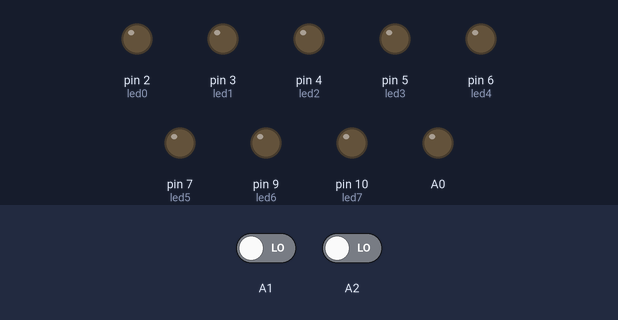
Simulated run of this sketch. Board: Arduino Uno, built with avr-gcc and run on an emulated ATmega328P. Shown: output pins drawn as LEDs (lit = HIGH). Inputs (shaded band) come from the test bench; at power-on: A1 LOW, A2 LOW.

Above: at 1.2 s.
1.3 s: A1 driven HIGH
At 1.7 s:
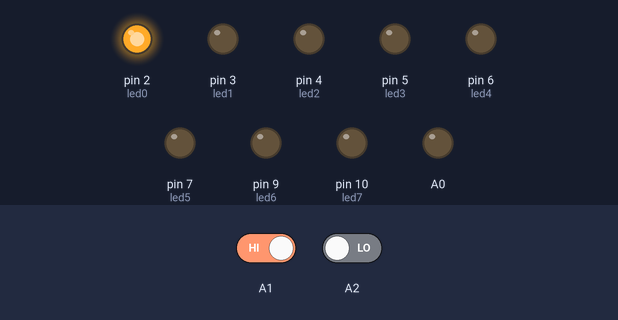
4.3 s: A1 driven LOW
At 4.7 s:
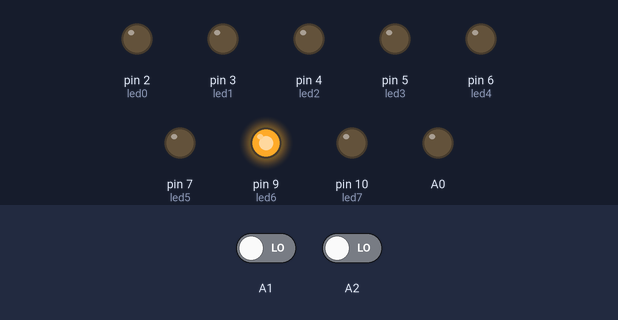
7.3 s: A2 driven HIGH
At 8.2 s:
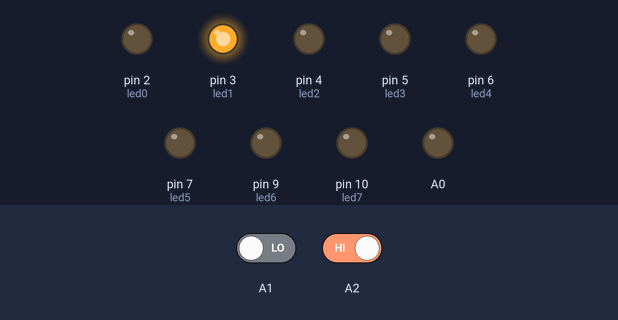
Timing chart, 0 to 16.3 s (numbered marks = the images above; inputs shaded):
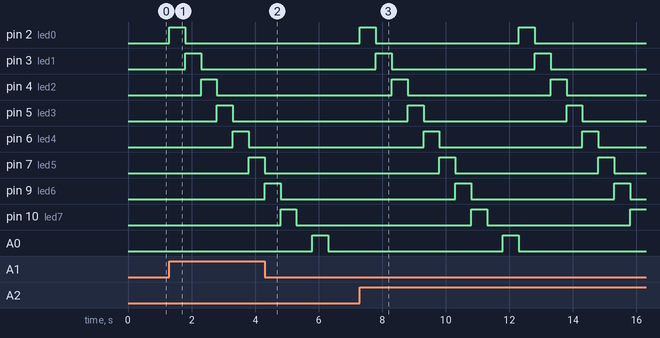

Measured:
- after the input at 1.3 s, pin 2 (led0): LOW → HIGH at once, → LOW 0.50 s later; pin 3 (led1): LOW → HIGH after 0.50 s, → LOW 0.50 s later; pin 4 (led2): LOW → HIGH after 1.0 s, → LOW 0.50 s later; pin 5 (led3): LOW → HIGH after 1.5 s, → LOW 0.50 s later; pin 6 (led4): LOW → HIGH after 2.0 s, → LOW 0.50 s later
- after the input at 4.3 s, pin 2 (led0): stays LOW (without the input it goes to HIGH after 2.0 s); pin 3 (led1): stays LOW (without the input it goes to HIGH after 2.5 s)
- after the input at 7.3 s, pin 2 (led0): alternates HIGH for 0.50 s and LOW for 4.5 s, starting at once; pin 3 (led1): alternates HIGH for 0.50 s and LOW for 4.5 s, starting after 0.50 s

The sketch:

prova__jan27a.ino
```cpp
const int led0 = 2;
const int led1 = 3;
const int led2 = 4;
const int led3 = 5;
const int led4 = 6;
const int led5 = 7;
const int led6 = 9;
const int led7 = 10;

// RODRIGO ROBERT ALEX
void setup()
{
  Serial.begin(9600);
  pinMode(A2,INPUT);
  pinMode(A1,INPUT);
  pinMode(A0,OUTPUT);
  pinMode(led0, OUTPUT);
  pinMode(led1, OUTPUT);
  pinMode(led2, OUTPUT);
  pinMode(led3, OUTPUT);
  pinMode(led4, OUTPUT);
  pinMode(led5,OUTPUT);
  pinMode(led6,OUTPUT);
  pinMode(led7,OUTPUT);

}

void loop()
{
   if (digitalRead(A2) == HIGH||digitalRead(A1)== HIGH)
   {
    digitalWrite(led0, HIGH);
    delay(500);
    digitalWrite(led0, LOW);

   digitalWrite(led1,HIGH);
     delay(500);
    digitalWrite(led1,LOW);

   digitalWrite(led2,HIGH);
      delay(500);
   digitalWrite(led2,LOW);

    digitalWrite(led3,HIGH);
      delay(500);
      digitalWrite(led3,LOW);

    digitalWrite(led4,HIGH);
      delay(500);
      digitalWrite(led4,LOW);

    digitalWrite(led5,HIGH);
       delay(500);
       digitalWrite(led5,LOW);

    digitalWrite(led6,HIGH);
     delay(500);
      digitalWrite(led6,LOW);

    digitalWrite(led7,HIGH);
    delay(500);
     digitalWrite(led7,LOW);
     delay(500);
     digitalWrite(A0,HIGH);
     delay(500);
     digitalWrite(A0,LOW);

     }
}
```
